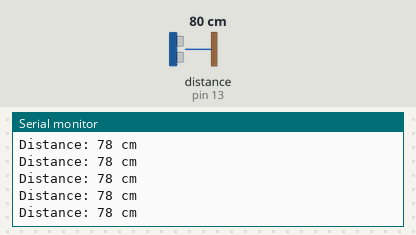
Bench run of a sketch on a simulated Arduino Uno, built with avr-gcc and run on an emulated ATmega328P. Parts: the last lines printed to the serial monitor. Wiring (inferred from the names in the program): ultrasonic range finder: trigger pin 12; echo pin 13. Inputs (shaded band) come from the test bench; at power-on: distance to the obstacle (sensor on pin 13) 80 cm. The echo pulse lasts 58.3 µs per cm.

Above: at 1.2 s.
1.3 s: distance to the obstacle (sensor on pin 13) set to 2 cm
At 1.34 s:
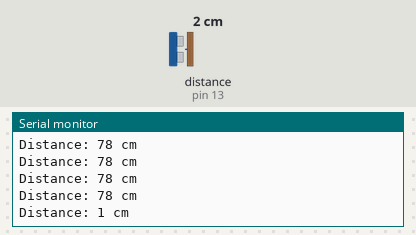
2.8 s: distance to the obstacle (sensor on pin 13) set to 4 cm
At 2.82 s:
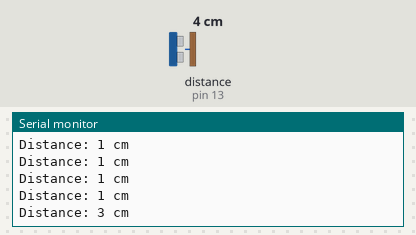
Timing chart, 0 to 5.8 s (numbered marks = the images above; inputs shaded):
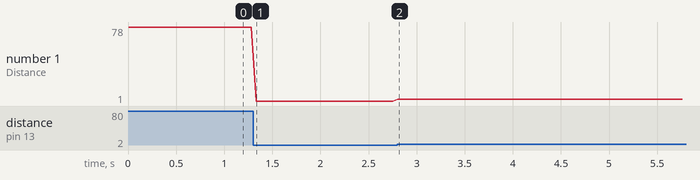

Measured:
- after the input at 1.3 s, the serial monitor: prints a new line at once (image 1)
- after the input at 2.8 s, the serial monitor: prints a new line at once (image 2)
- plotted number 1: 78 → 1 after the input at 1.3 s, 1 → 3 after the input at 2.8 s

The sketch:

QuickSonarTesting.ino
```cpp
// Ultrasonic Sensor Test Code (HC-SR04)
// Author: Caio + Copilot
// Purpose: Verify sensor readings and serial output

const int trigPin = 12;
const int echoPin = 13;

long duration;
int distance;

void setup() {
  Serial.begin(19200);
  pinMode(trigPin, OUTPUT);
  pinMode(echoPin, INPUT);
}

void loop() {
  // Clear the trigger
  digitalWrite(trigPin, LOW);
  delayMicroseconds(2);

  delayMicroseconds(2);

  // Send a 10 µs pulse to trigger
  digitalWrite(trigPin, HIGH);
  delayMicroseconds(10);
  digitalWrite(trigPin, LOW);

  // Read echo pulse duration
  duration = pulseIn(echoPin, HIGH);

  // Convert to distance (cm)
  distance = duration * 0.034 / 2;

  // Print results
  Serial.print("Distance: ");
  Serial.print(distance);
  Serial.println(" cm");

  delay(50);
}
```
